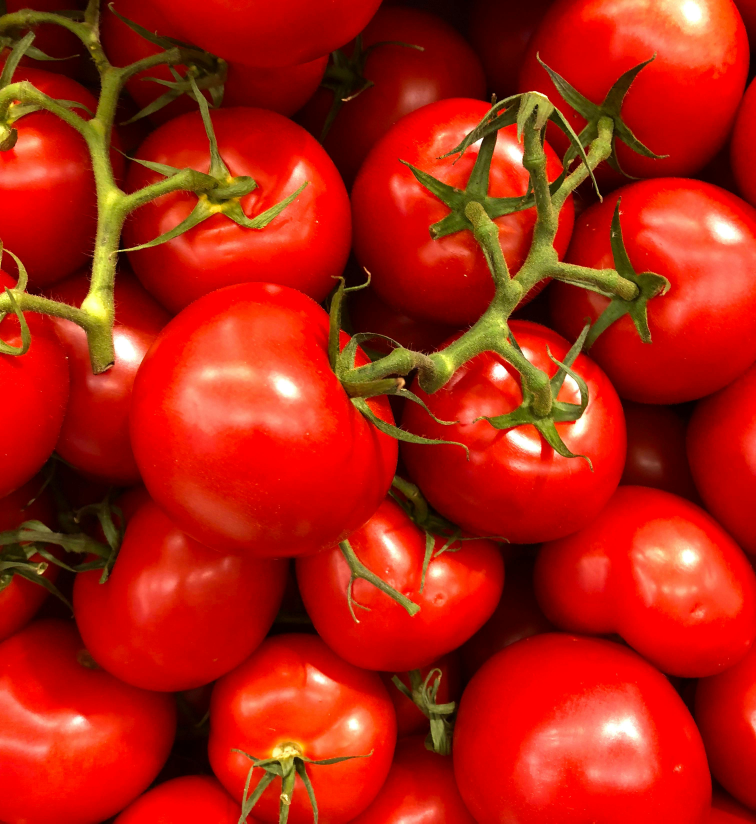
#> input picture Lesson-7/tomato.jpg, 3024 x 3294 px, found by its file name (shown at 1/4 size)
$ python act2.py
#> lines starting #> are read from the running program, lines starting #| are printed output that depends on the picture
import cv2
image = cv2.imread('Lesson-7//tomato.jpg')
#> image is the input picture: shape (3294, 3024, 3); mean B, G, R 14.8, 32.1, 174.8
gray_image = cv2.cvtColor(image,cv2.COLOR_BGR2GRAY)
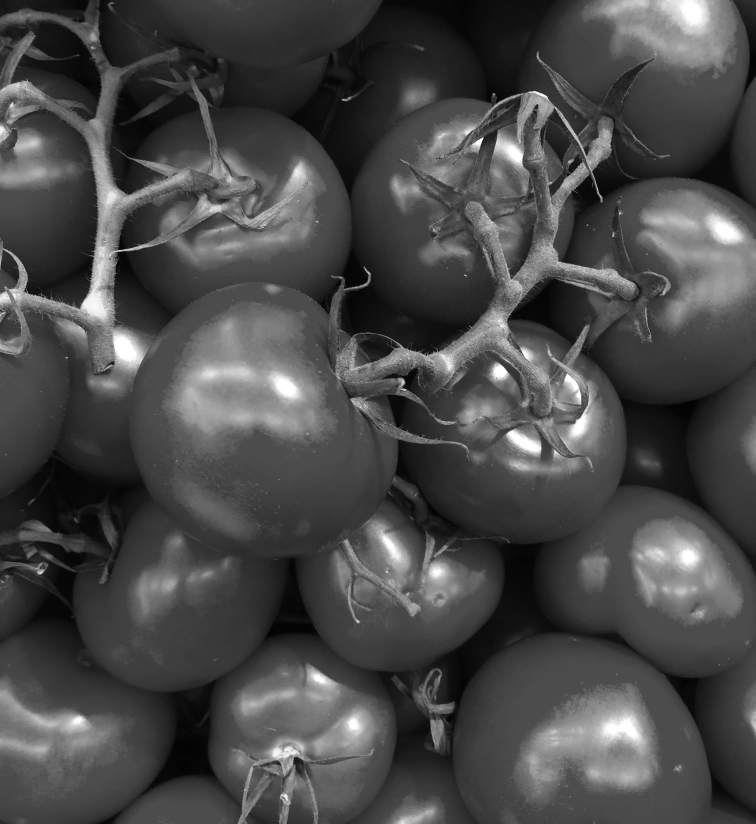
#> gray_image: shape (3294, 3024) (shown at 1/4 size); min 0, max 255, mean 72.7
cv2.namedWindow('Loaded Image', cv2.WINDOW_NORMAL)
cv2.resizeWindow('Loaded Image', 800, 500)

cv2.imshow('Loaded Image', gray_image)
cv2.waitKey(0)
cv2.destroyAllWindows()
